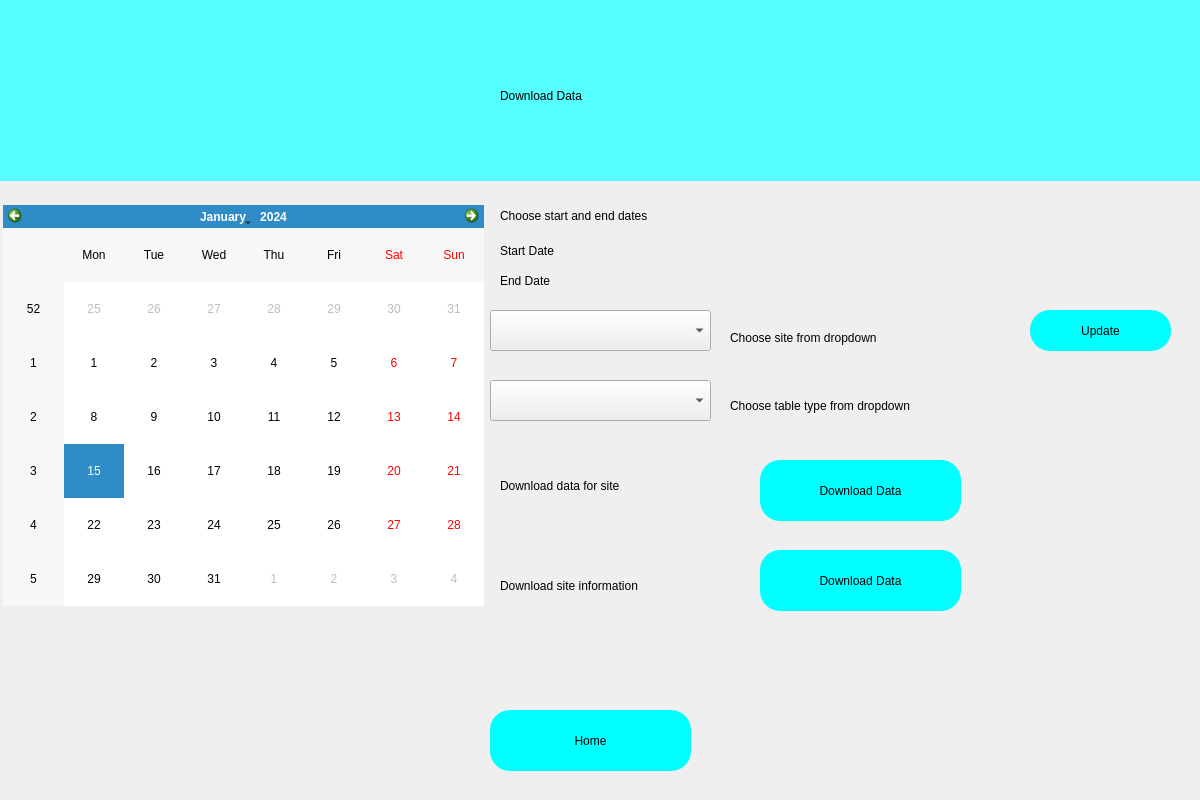
<?xml version="1.0" encoding="UTF-8"?>
<ui version="4.0">
 <class>Form</class>
 <widget class="QWidget" name="Form">
  <property name="geometry">
   <rect>
    <x>0</x>
    <y>0</y>
    <width>1200</width>
    <height>800</height>
   </rect>
  </property>
  <property name="windowTitle">
   <string>Form</string>
  </property>
  <widget class="QLabel" name="label">
   <property name="geometry">
    <rect>
     <x>0</x>
     <y>0</y>
     <width>1200</width>
     <height>181</height>
    </rect>
   </property>
   <property name="styleSheet">
    <string notr="true">
background-color: rgb(85, 255, 255);</string>
   </property>
   <property name="text">
    <string/>
   </property>
   <property name="pixmap">
    <pixmap>../../../../../../../../../home/klyell/.designer/images/nmwrri_small_logo.png</pixmap>
   </property>
   <property name="scaledContents">
    <bool>false</bool>
   </property>
  </widget>
  <widget class="QLabel" name="label_2">
   <property name="geometry">
    <rect>
     <x>500</x>
     <y>60</y>
     <width>291</width>
     <height>71</height>
    </rect>
   </property>
   <property name="styleSheet">
    <string notr="true">font: 28pt &quot;Sans Serif&quot;;</string>
   </property>
   <property name="text">
    <string>Download Data</string>
   </property>
  </widget>
  <widget class="QPushButton" name="downloaddata">
   <property name="geometry">
    <rect>
     <x>760</x>
     <y>460</y>
     <width>201</width>
     <height>61</height>
    </rect>
   </property>
   <property name="styleSheet">
    <string notr="true">border-radius:20px; 
background-color: rgb(0, 255, 255);
font: 14pt &quot;Sans Serif&quot;;</string>
   </property>
   <property name="text">
    <string>Download Data</string>
   </property>
  </widget>
  <widget class="QCalendarWidget" name="calendarWidget">
   <property name="geometry">
    <rect>
     <x>3</x>
     <y>205</y>
     <width>481</width>
     <height>401</height>
    </rect>
   </property>
  </widget>
  <widget class="QLabel" name="startdate">
   <property name="geometry">
    <rect>
     <x>500</x>
     <y>240</y>
     <width>251</width>
     <height>21</height>
    </rect>
   </property>
   <property name="text">
    <string>Start Date</string>
   </property>
  </widget>
  <widget class="QLabel" name="enddate">
   <property name="geometry">
    <rect>
     <x>500</x>
     <y>270</y>
     <width>261</width>
     <height>21</height>
    </rect>
   </property>
   <property name="text">
    <string>End Date</string>
   </property>
  </widget>
  <widget class="QLabel" name="label_3">
   <property name="geometry">
    <rect>
     <x>500</x>
     <y>200</y>
     <width>281</width>
     <height>31</height>
    </rect>
   </property>
   <property name="styleSheet">
    <string notr="true">font: 14pt &quot;Sans Serif&quot;;</string>
   </property>
   <property name="text">
    <string>Choose start and end dates</string>
   </property>
  </widget>
  <widget class="QComboBox" name="comboBox">
   <property name="geometry">
    <rect>
     <x>490</x>
     <y>310</y>
     <width>221</width>
     <height>41</height>
    </rect>
   </property>
  </widget>
  <widget class="QLabel" name="label_4">
   <property name="geometry">
    <rect>
     <x>730</x>
     <y>330</y>
     <width>281</width>
     <height>16</height>
    </rect>
   </property>
   <property name="styleSheet">
    <string notr="true">font: 14pt &quot;Sans Serif&quot;;</string>
   </property>
   <property name="text">
    <string>Choose site from dropdown</string>
   </property>
  </widget>
  <widget class="QPushButton" name="home">
   <property name="geometry">
    <rect>
     <x>490</x>
     <y>710</y>
     <width>201</width>
     <height>61</height>
    </rect>
   </property>
   <property name="styleSheet">
    <string notr="true">border-radius:20px; 
background-color: rgb(0, 255, 255);
font: 14pt &quot;Sans Serif&quot;;</string>
   </property>
   <property name="text">
    <string>Home</string>
   </property>
  </widget>
  <widget class="QPushButton" name="update">
   <property name="geometry">
    <rect>
     <x>1030</x>
     <y>310</y>
     <width>141</width>
     <height>41</height>
    </rect>
   </property>
   <property name="styleSheet">
    <string notr="true">border-radius:20px; 
background-color: rgb(0, 255, 255);
font: 14pt &quot;Sans Serif&quot;;</string>
   </property>
   <property name="text">
    <string>Update</string>
   </property>
  </widget>
  <widget class="QComboBox" name="comboBox_2">
   <property name="geometry">
    <rect>
     <x>490</x>
     <y>380</y>
     <width>221</width>
     <height>41</height>
    </rect>
   </property>
  </widget>
  <widget class="QLabel" name="label_5">
   <property name="geometry">
    <rect>
     <x>730</x>
     <y>390</y>
     <width>331</width>
     <height>31</height>
    </rect>
   </property>
   <property name="styleSheet">
    <string notr="true">font: 14pt &quot;Sans Serif&quot;;</string>
   </property>
   <property name="text">
    <string>Choose table type from dropdown</string>
   </property>
  </widget>
  <widget class="QLabel" name="error">
   <property name="geometry">
    <rect>
     <x>230</x>
     <y>520</y>
     <width>291</width>
     <height>16</height>
    </rect>
   </property>
   <property name="styleSheet">
    <string notr="true">font: 12pt &quot;Sans Serif&quot;;color:rgb(255, 0, 0);</string>
   </property>
   <property name="text">
    <string/>
   </property>
  </widget>
  <widget class="QLabel" name="label_6">
   <property name="geometry">
    <rect>
     <x>500</x>
     <y>470</y>
     <width>221</width>
     <height>31</height>
    </rect>
   </property>
   <property name="styleSheet">
    <string notr="true">font: 14pt &quot;Sans Serif&quot;;</string>
   </property>
   <property name="text">
    <string>Download data for site</string>
   </property>
  </widget>
  <widget class="QLabel" name="label_7">
   <property name="geometry">
    <rect>
     <x>500</x>
     <y>570</y>
     <width>261</width>
     <height>31</height>
    </rect>
   </property>
   <property name="styleSheet">
    <string notr="true">font: 14pt &quot;Sans Serif&quot;;</string>
   </property>
   <property name="text">
    <string>Download site information</string>
   </property>
  </widget>
  <widget class="QPushButton" name="downloadsite">
   <property name="geometry">
    <rect>
     <x>760</x>
     <y>550</y>
     <width>201</width>
     <height>61</height>
    </rect>
   </property>
   <property name="styleSheet">
    <string notr="true">border-radius:20px; 
background-color: rgb(0, 255, 255);
font: 14pt &quot;Sans Serif&quot;;</string>
   </property>
   <property name="text">
    <string>Download Data</string>
   </property>
  </widget>
  <widget class="QLabel" name="label_8">
   <property name="geometry">
    <rect>
     <x>0</x>
     <y>0</y>
     <width>1200</width>
     <height>181</height>
    </rect>
   </property>
   <property name="styleSheet">
    <string notr="true">
background-color: rgb(85, 255, 255);</string>
   </property>
   <property name="text">
    <string/>
   </property>
   <property name="pixmap">
    <pixmap>../images/nmwrri_small_logo.png</pixmap>
   </property>
   <property name="scaledContents">
    <bool>false</bool>
   </property>
  </widget>
  <zorder>label</zorder>
  <zorder>downloaddata</zorder>
  <zorder>calendarWidget</zorder>
  <zorder>startdate</zorder>
  <zorder>enddate</zorder>
  <zorder>label_3</zorder>
  <zorder>comboBox</zorder>
  <zorder>label_4</zorder>
  <zorder>home</zorder>
  <zorder>update</zorder>
  <zorder>comboBox_2</zorder>
  <zorder>label_5</zorder>
  <zorder>error</zorder>
  <zorder>label_6</zorder>
  <zorder>label_7</zorder>
  <zorder>downloadsite</zorder>
  <zorder>label_8</zorder>
  <zorder>label_2</zorder>
 </widget>
 <resources/>
 <connections/>
</ui>
